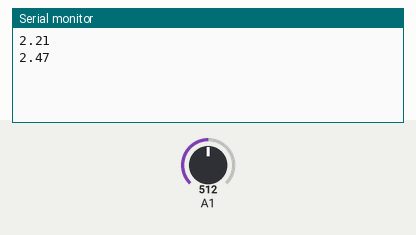
Simulated run of this sketch. Board: Arduino Uno, built with avr-gcc and run on an emulated ATmega328P. On the bench: the last lines printed to the serial monitor. The test bench sets the inputs (shaded band); at power-on: A1 = 512.

Above: at 1.2 s.
1.3 s: A1 set to 716
At 2.3 s:
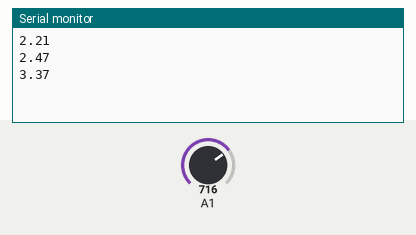
2.8 s: A1 set to 900
At 3.8 s:
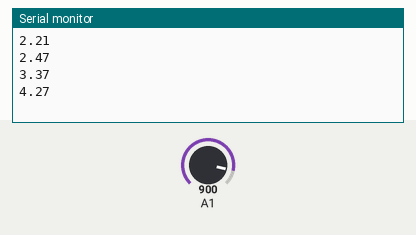
Timing chart, 0 to 5.8 s (numbered marks = the images above; inputs shaded):
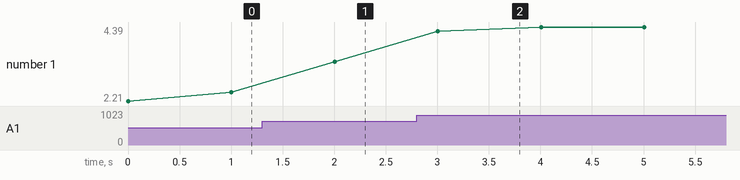

The sketch:

_4.ino
```cpp
float sensorValue,sensorVoltage;
void setup()
{
  pinMode(A1,INPUT);
  Serial.begin(9600);

}

void loop()
{
  int i;
  for(i=0;i<=5;i++)
    {
      sensorValue=0.7*sensorValue+0.3*analogRead(A1);
     }
   sensorVoltage=sensorValue*5/1024;

   Serial.println(sensorVoltage);
   delay(1000);

}
```

Measured:
- after the input at 1.3 s, the serial monitor: prints a new line after 0.70 s (image 1)
- after the input at 2.8 s, the serial monitor: prints a new line after 0.20 s (image 2)
- plotted number 1: 2.47 → 3.37 after the input at 1.3 s, 3.37 → 4.39 after the input at 2.8 s
